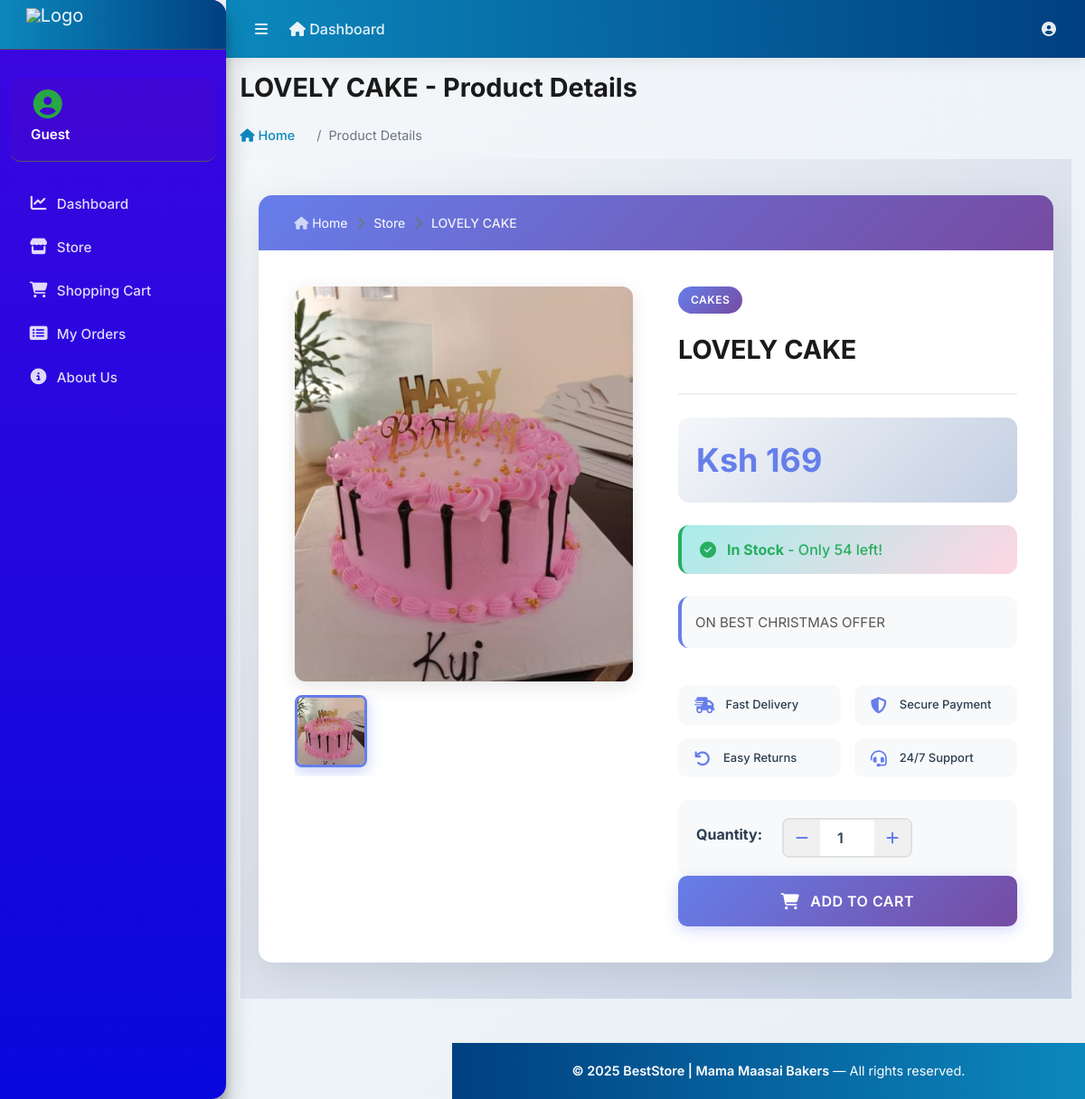
The app's page /store/cakes/lovely-cake/ with its own data.
### store/models.py (models this page shows, shortened)
class Product(models.Model):
    product_name = models.CharField(max_length=200, unique=True)
    slug = models.SlugField(max_length=200, unique=True)
    description = models.TextField(max_length=500, blank=True)
    price = models.DecimalField(max_digits=10, decimal_places=2)
    image = models.ImageField(upload_to='products/')
    stock = models.PositiveIntegerField()
    is_available = models.BooleanField(default=True)
    category = models.ForeignKey(Category, on_delete=models.CASCADE)
    created_at = models.DateTimeField(auto_now_add=True)
    modified_at = models.DateTimeField(auto_now=True)

### category/models.py (models this page shows, shortened)
class Category(models.Model):
    category_name = models.CharField(max_length=50, unique=True)
    slug = models.SlugField(max_length=100, unique=True)
    description = models.TextField(max_length=255, blank=True)
    cat_image = models.ImageField(upload_to='products/', blank=True)
    class Meta:
        verbose_name = 'category'
        verbose_name_plural = 'categories'

### store/views.py (the view)
# urls.py: path('<slug:category_slug>/<slug:product_slug>/', views.product_detail, name='product_detail'),
def product_detail(request, category_slug, product_slug):
    single_product = get_object_or_404(Product, category__slug=category_slug, slug=product_slug)
    product_gallery = ProductGallery.objects.filter(product=single_product)
    context = {
        'single_product': single_product,
        'product_gallery': product_gallery,
    }
    return render(request, 'store/product_detail.html', context)

### carts/context_processors.py (called while the page is built)
def counter(request):
    cart_count = 0
    if 'admin' in request.path:
        return {}
    else:
        try:
            cart = Cart.objects.filter(cart_id=_cart_id(request))
            if request.user.is_authenticated:
                cart_items = CartItem.objects.all().filter(user=request.user)
            else:
                cart_items = CartItem.objects.all().filter(cart=cart[:1])
            for cart_item in cart_items:
                cart_count += cart_item.quantity
        except Cart.DoesNotExist:
            cart_count = 0
    return dict(cart_count=cart_count)

### carts/views.py (called while the page is built)
def _cart_id(request):
    cart = request.session.session_key
    if not cart:
        cart = request.session.create()
    return cart

### category/context_processors.py (called while the page is built)
def menu_links(request):
    links = Category.objects.all()
    return dict(links=links)

### templates/store/product_detail.html (shortened to what this page needs)
{% extends 'base.html' %}
{% block page_title %}{{ single_product.product_name }} - Product Details{% endblock %}
{% block breadcrumb %}Product Details{% endblock %}
{% load static %}
{% block content %}
<div class="product-detail-wrapper">
    <div class="product-detail-container">
        <nav class="breadcrumb-section">
            <a href="{% url 'home' %}">
                <i class="fas fa-home"></i> Home
            </a>
            <i class="fas fa-chevron-right text-muted"></i>
            <a href="{% url 'store:store' %}">Store</a>
            <i class="fas fa-chevron-right text-muted"></i>
            <span>{{ single_product.product_name|truncatewords:3 }}</span>
        </nav>
        <div class="product-detail-layout">
            <div class="product-gallery">
                <div class="main-image">
                    <img id="mainImage" src="{{ single_product.image.url }}" alt="{{ single_product.product_name }}">
                </div>
                <div class="gallery-thumbs">
                    <div class="thumb-item active" onclick="changeImage('{{ single_product.image.url }}')">
                        <img src="{{ single_product.image.url }}" alt="{{ single_product.product_name }}">
                    </div>
                </div>
            </div>
            <div class="product-info">
                <div class="product-header">
                    <span class="product-category">
                        <a href="{% url 'store:products_by_category' single_product.category.slug %}" style="color: inherit; text-decoration: none;">
                            {{ single_product.category.category_name }}
                        </a>
                    </span>
                    <h1 class="product-title">{{ single_product.product_name }}</h1>
                </div>
                <div class="product-pricing">
                    <div>
                        <span class="price-current">Ksh {{ single_product.price|floatformat:0 }}</span>
                    </div>
                </div>
                {% if single_product.stock <= 0 %}
                    <div class="alert-stock out-of-stock">
                        <i class="fas fa-info-circle"></i>
                        <span><strong>Out of Stock</strong> - This item is currently unavailable</span>
                    </div>
                {% else %}
                    <div class="alert-stock in-stock">
                        <i class="fas fa-check-circle"></i>
                        <span><strong>In Stock</strong> - Only {{ single_product.stock }} left!</span>
                    </div>
                {% endif %}
                <p class="product-description">
                    {{ single_product.description }}
                </p>
                <div class="product-features">
                    <div class="feature-item">
                        <i class="fas fa-shipping-fast"></i>
                        <span>Fast Delivery</span>
                    </div>
                    <div class="feature-item">
                        <i class="fas fa-shield-alt"></i>
                        <span>Secure Payment</span>
                    </div>
                    <div class="feature-item">
                        <i class="fas fa-undo"></i>
                        <span>Easy Returns</span>
                    </div>
                    <div class="feature-item">
                        <i class="fas fa-headset"></i>
                        <span>24/7 Support</span>
                    </div>
                </div>
                <form action="{% url 'cart:add_cart' single_product.id %}" method="POST">
                    <div class="qty-selector">
                        <label class="qty-label">Quantity:</label>
                        <div class="qty-control">
                            <button type="button" class="qty-btn" onclick="decreaseQty()">
                                <i class="fas fa-minus"></i>
                            </button>
                            <input type="number" name="quantity" id="quantity" class="qty-input" value="1" min="1" max="{{ single_product.stock }}">
                            <button type="button" class="qty-btn" onclick="increaseQty()">
                                <i class="fas fa-plus"></i>
                            </button>
                        </div>
                    </div>
                    <button type="submit" class="btn-add-cart">
                        <i class="fas fa-shopping-cart"></i> Add to Cart
                    </button>
                </form>
            </div>
        </div>
    </div>
</div>
{% endblock %}

### templates/base.html (style rules this page uses)
:root { --primary: #0c88bd; --primary-dark: #145c32; --secondary: #004080; --accent: #FF6B35; --light-bg: #f8f9fa; --border-color: #e9ecef; --text-dark: #1a1a1a; --text-muted: #6c757d; --shadow-sm: 0 2px 8px rgba(0,0,0,0.05); --shadow-md: 0 4px 16px rgba(0,0,0,0.08); --shadow-lg: 0 8px 30px rgba(0,0,0,0.1); }
* { font-family: 'Inter', -apple-system, BlinkMacSystemFont, 'Segoe UI', sans-serif; }
html, body { height: 100%; background: linear-gradient(135deg, #f5f7fa 0%, #e8f0f5 100%); color: var(--text-dark); }
body { -webkit-font-smoothing: antialiased; -moz-osx-font-smoothing: grayscale; }
.content h1 { color: var(--text-dark); font-weight: 700; font-size: 1.8rem; }

### records on screen
Product: product_name "LOVELY CAKE", image (picture), category.category_name "CAKES", price "169", stock "54", description "ON BEST CHRISTMAS OFFER"

### other values on screen
{{ user.username|default:"Guest" }} "Guest"
